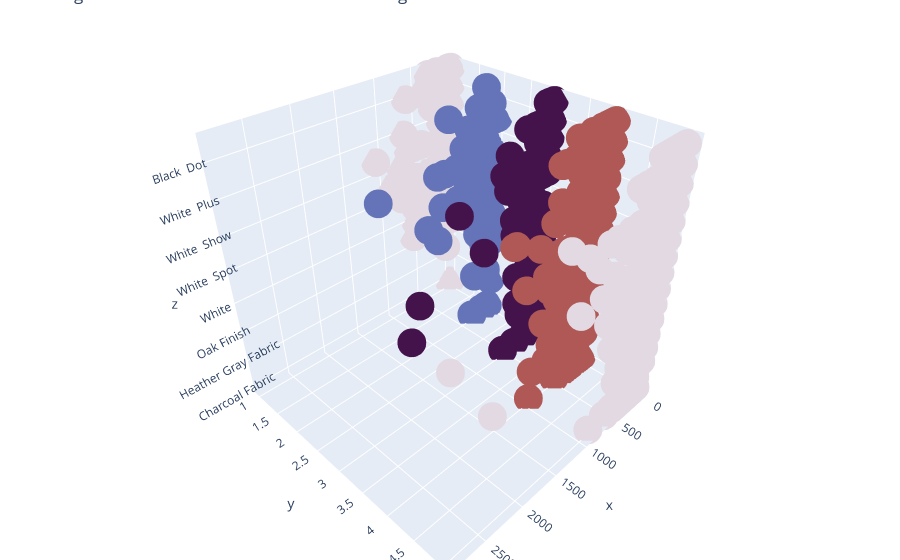

Source (notebook cell):
### Code cell
trace3d = go.Scatter3d(x = data['len_reviews'],
                      y = data['rating'],
                      z = data['variation'],
                      name = 'Amazon Alexa',
                      mode='markers',
                      marker= dict(size =10,
                                  color= data['rating'],
                                  colorscale= 'twilight'))
df3 = [trace3d]

layout2 = go.Layout(
    title = 'Length of Reviews Vs Variations Vs User Ratings',
    margin=dict(
        l=0,
        r=0,
        b=0,
        t=0  
    )
    
)
fig2 = go.Figure(data = df3, layout = 
                layout2)
iplot(fig2)

### Figure 1 — Plotly figure (JSON) as saved in the notebook; plotly's stock layout.template omitted (floating-point values rounded to 4 significant figures; data arrays with more than 128 entries replaced by an {"elided": "..."} marker saying what was removed)
{"data": [{"marker": {"color": {"elided": "3150 int values"}, "colorscale": [[0, "#e2d9e2"], [0.1111, "#9ebbc9"], [0.2222, "#6785be"], [0.3333, "#5e43a5"], [0.4444, "#421257"], [0.5556, "#471340"], [0.6667, "#8e2c50"], [0.7778, "#ba6657"], [0.8889, "#ceac94"], [1, "#e2d9e2"]], "size": 10}, "mode": "markers", "name": "Amazon Alexa", "type": "scatter3d", "x": {"elided": "3150 int values"}, "y": {"elided": "3150 int values"}, "z": {"elided": "3150 str values"}}], "layout": {"margin": {"b": 0, "l": 0, "r": 0, "t": 0}, "title": {"text": "Length of Reviews Vs Variations Vs User Ratings"}, "scene": {"aspectratio": {"x": 1, "y": 1, "z": 1}, "aspectmode": "auto"}, "autosize": true}}
